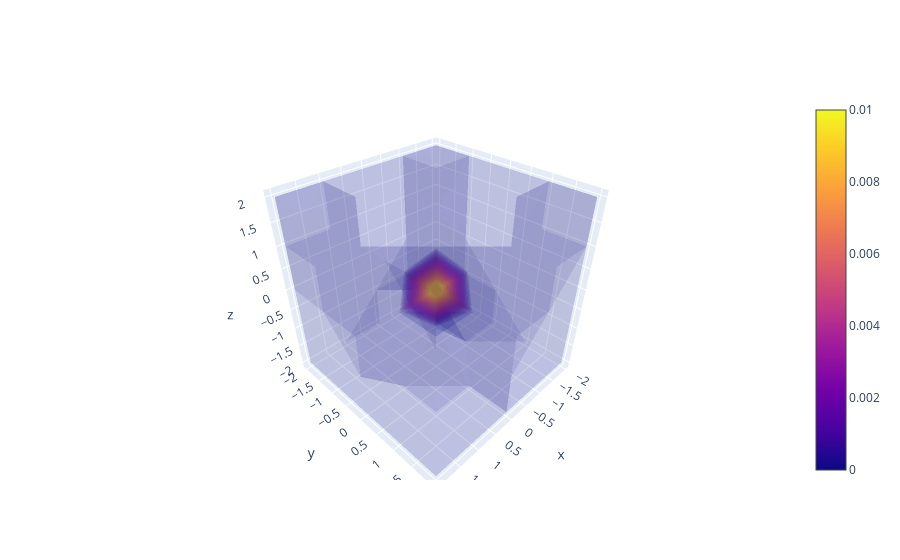

Notebook source saved alongside this figure:
### Code cell
import plotly.graph_objects as go


fig = go.Figure(data=go.Volume(
    x=test.KnIxGrid.flatten(),
    y=test.KnIyGrid.flatten(),
    z=test.KnIzGrid.flatten(),
    value=test.nP.flatten(),
    isomin=0.,
    isomax=0.01,
    opacity=0.1, # needs to be small to see through all surfaces
    surface_count=21, # needs to be a large number for good volume rendering
    ))
fig.show()

### Figure 1 — Plotly figure (JSON) as saved in the notebook; plotly's stock layout.template omitted (floating-point values rounded to 4 significant figures)
{"data": [{"isomax": 0.01, "isomin": 0, "opacity": 0.1, "surface": {"count": 21}, "type": "volume", "value": [7.216e-19, 1.86e-18, 7.457e-19, 9.633e-19, -1.438e-19, 8.469e-20, -9.75e-19, -5.858e-19, -3.021e-20, -5.275e-19, -1.468e-18, -1.011e-18, 7.872e-19, 3.045e-19, -2.662e-20, -3.792e-19, 4.984e-19, 4.058e-19, -9.194e-19, -9.618e-19, 2.061e-19, 1.647e-19, 3.43e-21, -1.376e-19, -2.255e-19, 1.18e-19, -9.899e-19, -6.043e-19, -4.815e-20, -5.653e-19, -1.317e-18, -1.031e-18, 1.035e-18, -1.38e-18, -4.141e-20, -2.337e-20, 1.518e-18, 1.501e-18, 6.835e-19, 7.563e-19, 8.929e-19, -4.043e-24, -1.562e-20, -1.722e-19, -8.065e-19, 8.897e-19, 8.147e-19, -4.032e-19, -4.178e-19, 3.961e-19, -1.573e-18, -1.02e-18, 8.664e-19, 3.375e-19, 7.347e-20, 1.961e-19, 1.327e-18, 1.649e-18, 7.402e-19, 8.163e-19, 6.219e-20, -2.738e-19, 0.0125, -4.848e-19, -1.421e-19, -8.196e-19, -5.983e-19, -1.966e-18, -1.905e-18, 3.07e-19, -3.3e-21, -5.585e-19, -9.419e-19, 9.835e-19, 1.401e-18, -2.99e-19, 4.684e-19, 3.491e-19, -9.08e-19, -8.8e-19, 7.802e-19, 1.196e-19, 1.109e-19, -2.44e-20, -7.447e-19, -8.516e-19, -5.35e-19, -1.81e-18, -1.68e-18, 2.581e-19, -5.375e-20, 1.361e-18, -1.214e-18, 9.681e-19, 1.447e-18, 4.663e-19, 1.09e-19, 7.245e-19, 9.52e-19, 6.504e-20, 1.484e-19, 1.857e-19, -1.144e-21, -7.893e-20, -2.032e-19, 9.311e-19, 7.939e-19, -4.463e-19, -4.558e-19, 3.989e-19, 1.492e-20, -3.033e-19, -8.171e-19, 1.058e-18, 1.447e-18, 5.201e-19, -7.318e-21, 6.602e-19, 1.033e-18, -1.128e-19, 1.342e-19, -1.05e-18, -8.615e-19, -1.875e-18, -6.422e-19], "x": [-2, -2, -2, -2, -2, -2, -2, -2, -2, -2, -2, -2, -2, -2, -2, -2, -2, -2, -2, -2, -2, -2, -2, -2, -2, -1, -1, -1, -1, -1, -1, -1, -1, -1, -1, -1, -1, -1, -1, -1, -1, -1, -1, -1, -1, -1, -1, -1, -1, -1, 0, 0, 0, 0, 0, 0, 0, 0, 0, 0, 0, 0, 0, 0, 0, 0, 0, 0, 0, 0, 0, 0, 0, 0, 0, 1, 1, 1, 1, 1, 1, 1, 1, 1, 1, 1, 1, 1, 1, 1, 1, 1, 1, 1, 1, 1, 1, 1, 1, 1, 2, 2, 2, 2, 2, 2, 2, 2, 2, 2, 2, 2, 2, 2, 2, 2, 2, 2, 2, 2, 2, 2, 2, 2, 2], "y": [-2, -2, -2, -2, -2, -1, -1, -1, -1, -1, 0, 0, 0, 0, 0, 1, 1, 1, 1, 1, 2, 2, 2, 2, 2, -2, -2, -2, -2, -2, -1, -1, -1, -1, -1, 0, 0, 0, 0, 0, 1, 1, 1, 1, 1, 2, 2, 2, 2, 2, -2, -2, -2, -2, -2, -1, -1, -1, -1, -1, 0, 0, 0, 0, 0, 1, 1, 1, 1, 1, 2, 2, 2, 2, 2, -2, -2, -2, -2, -2, -1, -1, -1, -1, -1, 0, 0, 0, 0, 0, 1, 1, 1, 1, 1, 2, 2, 2, 2, 2, -2, -2, -2, -2, -2, -1, -1, -1, -1, -1, 0, 0, 0, 0, 0, 1, 1, 1, 1, 1, 2, 2, 2, 2, 2], "z": [-2, -1, 0, 1, 2, -2, -1, 0, 1, 2, -2, -1, 0, 1, 2, -2, -1, 0, 1, 2, -2, -1, 0, 1, 2, -2, -1, 0, 1, 2, -2, -1, 0, 1, 2, -2, -1, 0, 1, 2, -2, -1, 0, 1, 2, -2, -1, 0, 1, 2, -2, -1, 0, 1, 2, -2, -1, 0, 1, 2, -2, -1, 0, 1, 2, -2, -1, 0, 1, 2, -2, -1, 0, 1, 2, -2, -1, 0, 1, 2, -2, -1, 0, 1, 2, -2, -1, 0, 1, 2, -2, -1, 0, 1, 2, -2, -1, 0, 1, 2, -2, -1, 0, 1, 2, -2, -1, 0, 1, 2, -2, -1, 0, 1, 2, -2, -1, 0, 1, 2, -2, -1, 0, 1, 2]}], "layout": {}}
